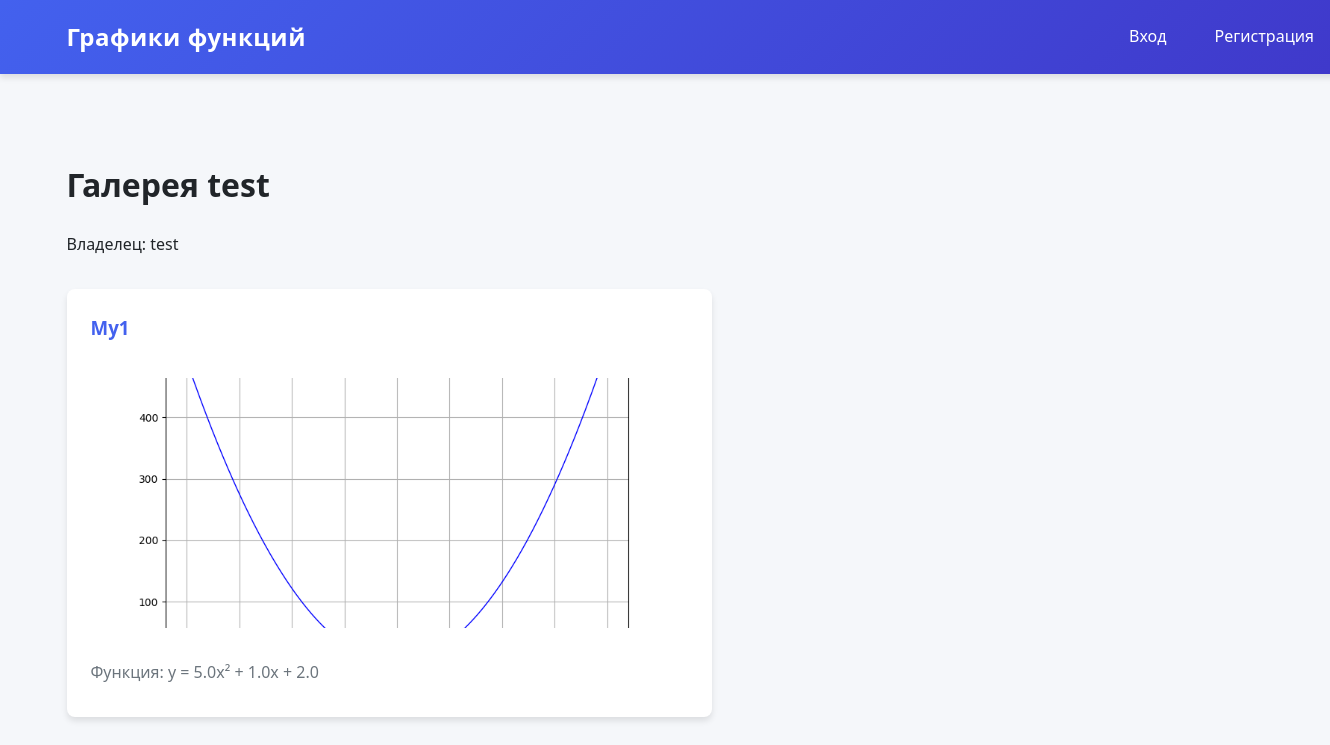
The app's page /gallery/2/, older data.
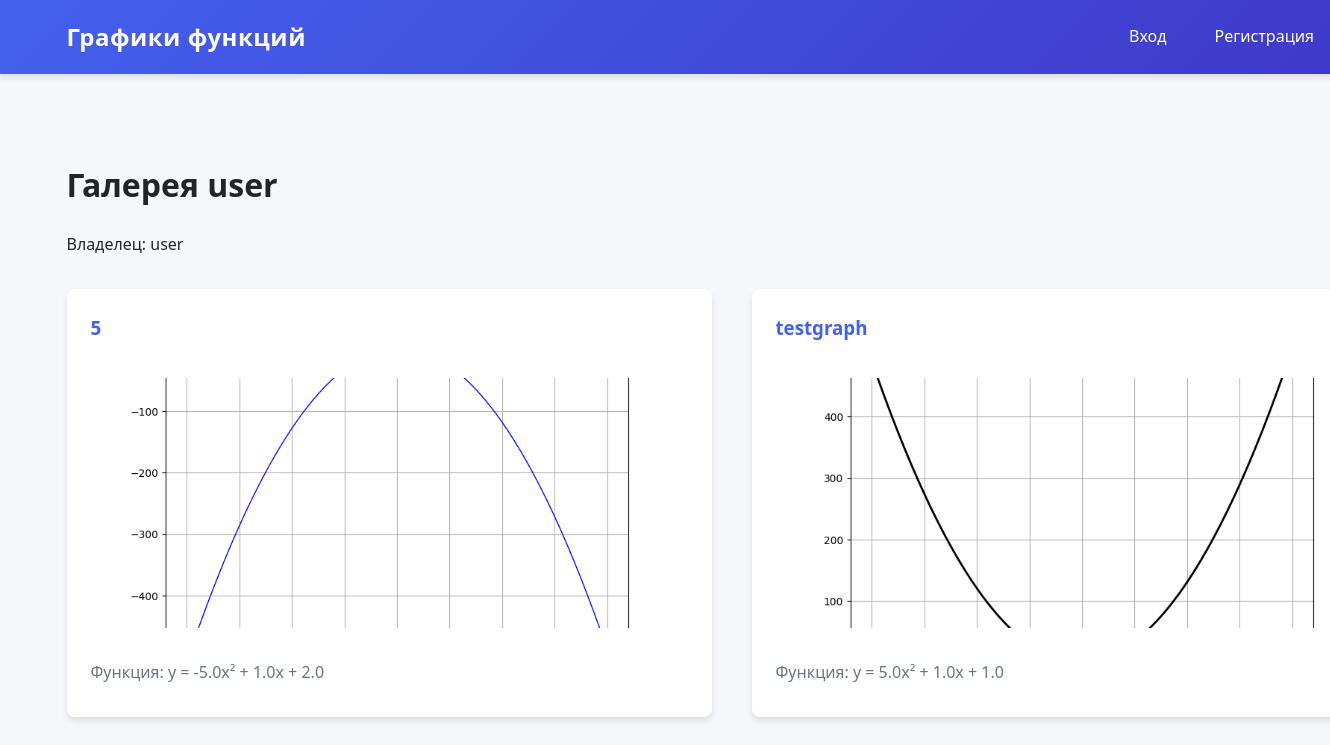
The same page, newer data.
### graphs/models.py (models this page shows, shortened)
class UserGallery(models.Model):
    user = models.OneToOneField(settings.AUTH_USER_MODEL, on_delete=models.CASCADE, related_name='gallery')
    title = models.CharField(max_length=100, unique=True)
    description = models.TextField(blank=True)
    created_at = models.DateTimeField(auto_now_add=True)
    class Meta:
        verbose_name_plural = "User Galleries"
        constraints = [
            models.UniqueConstraint(fields=['title'], name='unique_gallery_title')
        ]

class CustomUser(AbstractUser):
    USER_TYPE_CHOICES = (
        ('admin', 'Admin'),
        ('registered', 'Registered'),
        ('guest', 'Guest'),
    )
    user_type = models.CharField(
        max_length=20,
        choices=USER_TYPE_CHOICES,
        default='registered'  # Установите registered по умолчанию
    )
    email = models.EmailField(unique=True)

class Graph(models.Model):
    COLOR_CHOICES = [
        ('blue', 'Синий'),
        ('red', 'Красный'),
        ('green', 'Зеленый'),
        ('black', 'Черный'),
        ('purple', 'Фиолетовый'),
    ]
    user = models.ForeignKey(settings.AUTH_USER_MODEL, on_delete=models.CASCADE)
    gallery = models.ForeignKey(UserGallery, on_delete=models.CASCADE, related_name='graphs')
    title = models.CharField(max_length=100)
    a = models.FloatField()
    b = models.FloatField()
    c = models.FloatField()
    line_color = models.CharField(max_length=20, choices=COLOR_CHOICES, default='blue')
    line_width = models.FloatField(default=1.0)
    created_at = models.DateTimeField(auto_now_add=True)
    class Meta:
        permissions = [
            ('add_to_gallery', 'Can add graph to gallery'),
        ]
    def get_graph_url(self):
        return reverse('generate_graph', kwargs={'graph_id': self.id})

### graphs/views.py (the view)
# urls.py: path('gallery/<int:user_id>/', views.user_gallery, name='user_gallery'),
def user_gallery(request, user_id):
    user = get_object_or_404(CustomUser, pk=user_id)
    gallery = get_object_or_404(UserGallery, user=user)
    is_owner = request.user == user
    is_admin = request.user.is_authenticated and request.user.user_type == 'admin'
    if request.method == 'POST' and (is_owner or is_admin):
        pass
    graphs = gallery.graphs.all()  # Теперь используем related_name
    return render(request, 'graphs/user_gallery.html', {
        'graphs': graphs,
        'gallery': gallery,
        'gallery_user': user,
        'is_owner': is_owner,
        'is_admin': is_admin
    })

### templates/graphs/user_gallery.html (shortened to what this page needs)
{% extends 'graphs/base.html' %}
{% block content %}
<div class="user-gallery">
    <h1>{{ gallery.title }}</h1>
    <p>Владелец: {{ gallery_user.username }}</p>
    <div class="graph-list">
        {% for graph in graphs %}
            <div class="graph-card">
                <h3>{{ graph.title }}</h3>
                <img src="{{ graph.get_graph_url }}" alt="{{ graph.title }}">
                <p>Функция: y = {{ graph.a }}x² + {{ graph.b }}x + {{ graph.c }}</p>
            </div>
        {% empty %}
            <p>В этой галерее пока нет графиков.</p>
        {% endfor %}
    </div>
</div>
{% endblock %}

Row changes from the older to the newer data that the page shows:
removed Graph: title "My1", a "5.0", b "1.0", c "2.0"
changed UserGallery: title "Галерея test" → "Галерея user"
changed CustomUser: username "test" → "user"
now on this page (row edited): Graph: title "5", shows a picture, a "-5.0", b "1.0", c "2.0"
added Graph: title "testgraph", shows a picture, a "5.0", b "1.0", c "1.0"
